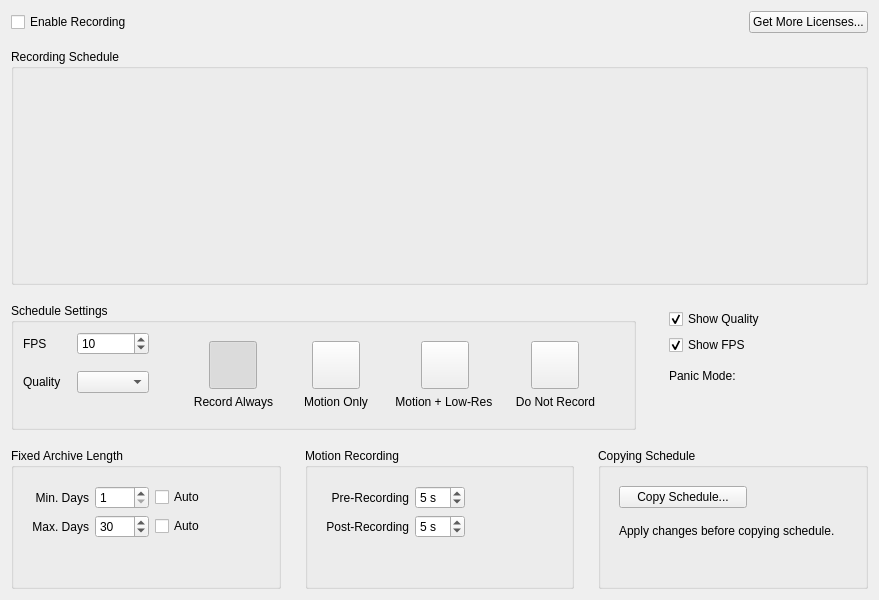
<?xml version="1.0" encoding="UTF-8"?>
<ui version="4.0">
 <class>CameraScheduleWidget</class>
 <widget class="QWidget" name="CameraScheduleWidget">
  <property name="geometry">
   <rect>
    <x>0</x>
    <y>0</y>
    <width>879</width>
    <height>600</height>
   </rect>
  </property>
  <property name="minimumSize">
   <size>
    <width>800</width>
    <height>600</height>
   </size>
  </property>
  <layout class="QVBoxLayout" name="verticalLayout_1" stretch="0,0,1,0,0">
   <item>
    <layout class="QHBoxLayout" name="topButtonsLayout">
     <item>
      <widget class="QCheckBox" name="enableRecordingCheckBox">
       <property name="text">
        <string>Enable Recording</string>
       </property>
       <property name="tristate">
        <bool>true</bool>
       </property>
      </widget>
     </item>
     <item>
      <spacer name="horizontalSpacer">
       <property name="orientation">
        <enum>Qt::Horizontal</enum>
       </property>
       <property name="sizeHint" stdset="0">
        <size>
         <width>40</width>
         <height>20</height>
        </size>
       </property>
      </spacer>
     </item>
     <item>
      <widget class="QPushButton" name="licensesButton">
       <property name="text">
        <string>Get More Licenses...</string>
       </property>
      </widget>
     </item>
    </layout>
   </item>
   <item>
    <widget class="QnLicensesUsageWidget" name="licensesUsageWidget" native="true"/>
   </item>
   <item>
    <layout class="QVBoxLayout" name="recordingScheduleLayout">
     <property name="topMargin">
      <number>4</number>
     </property>
     <item>
      <widget class="QGroupBox" name="scheduleGridGroupBox">
       <property name="title">
        <string>Recording Schedule</string>
       </property>
       <property name="flat">
        <bool>true</bool>
       </property>
       <layout class="QVBoxLayout" name="scheduleGridLayout">
        <property name="topMargin">
         <number>12</number>
        </property>
        <item>
         <widget class="QnScheduleGridWidget" name="gridWidget" native="true">
          <property name="enabled">
           <bool>true</bool>
          </property>
          <property name="sizePolicy">
           <sizepolicy hsizetype="MinimumExpanding" vsizetype="MinimumExpanding">
            <horstretch>0</horstretch>
            <verstretch>0</verstretch>
           </sizepolicy>
          </property>
         </widget>
        </item>
       </layout>
      </widget>
     </item>
    </layout>
   </item>
   <item>
    <layout class="QHBoxLayout" name="scheduleSettingsLayout" stretch="3,1">
     <property name="spacing">
      <number>24</number>
     </property>
     <property name="topMargin">
      <number>12</number>
     </property>
     <item>
      <widget class="QGroupBox" name="settingsGroupBox">
       <property name="title">
        <string>Schedule Settings</string>
       </property>
       <layout class="QHBoxLayout" name="horizontalLayout" stretch="0,1">
        <property name="spacing">
         <number>16</number>
        </property>
        <item>
         <layout class="QFormLayout" name="formLayout">
          <property name="fieldGrowthPolicy">
           <enum>QFormLayout::AllNonFixedFieldsGrow</enum>
          </property>
          <item row="0" column="0">
           <widget class="QLabel" name="label">
            <property name="text">
             <string>FPS</string>
            </property>
           </widget>
          </item>
          <item row="0" column="1">
           <widget class="QSpinBox" name="fpsSpinBox">
            <property name="minimum">
             <number>1</number>
            </property>
            <property name="maximum">
             <number>30</number>
            </property>
            <property name="value">
             <number>10</number>
            </property>
           </widget>
          </item>
          <item row="1" column="0">
           <widget class="QLabel" name="label_2">
            <property name="text">
             <string>Quality</string>
            </property>
           </widget>
          </item>
          <item row="1" column="1">
           <widget class="QComboBox" name="qualityComboBox">
            <property name="currentIndex">
             <number>-1</number>
            </property>
           </widget>
          </item>
          <item row="2" column="0" colspan="2">
           <spacer name="verticalSpacer_2">
            <property name="orientation">
             <enum>Qt::Vertical</enum>
            </property>
            <property name="sizeHint" stdset="0">
             <size>
              <width>0</width>
              <height>0</height>
             </size>
            </property>
           </spacer>
          </item>
         </layout>
        </item>
        <item>
         <widget class="QWidget" name="scheduleSettingsButtons" native="true">
          <property name="sizePolicy">
           <sizepolicy hsizetype="MinimumExpanding" vsizetype="Maximum">
            <horstretch>0</horstretch>
            <verstretch>0</verstretch>
           </sizepolicy>
          </property>
          <layout class="QVBoxLayout" name="verticalLayout" stretch="1,0">
           <item>
            <layout class="QGridLayout" name="gridLayout" rowstretch="1,0" columnstretch="1,1,1,1">
             <property name="leftMargin">
              <number>16</number>
             </property>
             <property name="rightMargin">
              <number>16</number>
             </property>
             <property name="horizontalSpacing">
              <number>16</number>
             </property>
             <item row="0" column="0">
              <layout class="QHBoxLayout" name="horizontalLayout_5">
               <item>
                <widget class="QnCheckedButton" name="recordAlwaysButton">
                 <property name="minimumSize">
                  <size>
                   <width>48</width>
                   <height>48</height>
                  </size>
                 </property>
                 <property name="maximumSize">
                  <size>
                   <width>48</width>
                   <height>48</height>
                  </size>
                 </property>
                 <property name="text">
                  <string/>
                 </property>
                 <property name="iconSize">
                  <size>
                   <width>48</width>
                   <height>48</height>
                  </size>
                 </property>
                 <property name="checkable">
                  <bool>true</bool>
                 </property>
                 <property name="checked">
                  <bool>true</bool>
                 </property>
                 <property name="autoExclusive">
                  <bool>true</bool>
                 </property>
                 <property name="popupMode">
                  <enum>QToolButton::DelayedPopup</enum>
                 </property>
                 <property name="autoRaise">
                  <bool>false</bool>
                 </property>
                </widget>
               </item>
              </layout>
             </item>
             <item row="0" column="1">
              <layout class="QHBoxLayout" name="horizontalLayout_6">
               <item>
                <widget class="QnCheckedButton" name="recordMotionButton">
                 <property name="minimumSize">
                  <size>
                   <width>48</width>
                   <height>48</height>
                  </size>
                 </property>
                 <property name="maximumSize">
                  <size>
                   <width>48</width>
                   <height>48</height>
                  </size>
                 </property>
                 <property name="text">
                  <string/>
                 </property>
                 <property name="iconSize">
                  <size>
                   <width>48</width>
                   <height>48</height>
                  </size>
                 </property>
                 <property name="checkable">
                  <bool>true</bool>
                 </property>
                 <property name="autoExclusive">
                  <bool>true</bool>
                 </property>
                 <property name="autoRaise">
                  <bool>false</bool>
                 </property>
                </widget>
               </item>
              </layout>
             </item>
             <item row="0" column="2">
              <layout class="QHBoxLayout" name="horizontalLayout_7">
               <item>
                <widget class="QnCheckedButton" name="recordMotionPlusLQButton">
                 <property name="minimumSize">
                  <size>
                   <width>48</width>
                   <height>48</height>
                  </size>
                 </property>
                 <property name="maximumSize">
                  <size>
                   <width>48</width>
                   <height>48</height>
                  </size>
                 </property>
                 <property name="text">
                  <string/>
                 </property>
                 <property name="iconSize">
                  <size>
                   <width>48</width>
                   <height>48</height>
                  </size>
                 </property>
                 <property name="checkable">
                  <bool>true</bool>
                 </property>
                 <property name="autoExclusive">
                  <bool>true</bool>
                 </property>
                 <property name="autoRaise">
                  <bool>false</bool>
                 </property>
                </widget>
               </item>
              </layout>
             </item>
             <item row="0" column="3">
              <layout class="QHBoxLayout" name="horizontalLayout_8">
               <item>
                <widget class="QnCheckedButton" name="noRecordButton">
                 <property name="minimumSize">
                  <size>
                   <width>48</width>
                   <height>48</height>
                  </size>
                 </property>
                 <property name="maximumSize">
                  <size>
                   <width>48</width>
                   <height>48</height>
                  </size>
                 </property>
                 <property name="text">
                  <string/>
                 </property>
                 <property name="iconSize">
                  <size>
                   <width>48</width>
                   <height>48</height>
                  </size>
                 </property>
                 <property name="checkable">
                  <bool>true</bool>
                 </property>
                 <property name="autoExclusive">
                  <bool>true</bool>
                 </property>
                 <property name="autoRaise">
                  <bool>false</bool>
                 </property>
                </widget>
               </item>
              </layout>
             </item>
             <item row="1" column="0">
              <widget class="QLabel" name="label_4">
               <property name="sizePolicy">
                <sizepolicy hsizetype="MinimumExpanding" vsizetype="Preferred">
                 <horstretch>0</horstretch>
                 <verstretch>0</verstretch>
                </sizepolicy>
               </property>
               <property name="minimumSize">
                <size>
                 <width>0</width>
                 <height>0</height>
                </size>
               </property>
               <property name="text">
                <string>Record Always</string>
               </property>
               <property name="textFormat">
                <enum>Qt::AutoText</enum>
               </property>
               <property name="alignment">
                <set>Qt::AlignCenter</set>
               </property>
               <property name="wordWrap">
                <bool>true</bool>
               </property>
              </widget>
             </item>
             <item row="1" column="1">
              <widget class="QLabel" name="labelMotionOnly">
               <property name="sizePolicy">
                <sizepolicy hsizetype="MinimumExpanding" vsizetype="Preferred">
                 <horstretch>0</horstretch>
                 <verstretch>0</verstretch>
                </sizepolicy>
               </property>
               <property name="text">
                <string>Motion Only</string>
               </property>
               <property name="alignment">
                <set>Qt::AlignCenter</set>
               </property>
               <property name="wordWrap">
                <bool>true</bool>
               </property>
              </widget>
             </item>
             <item row="1" column="2">
              <widget class="QLabel" name="labelMotionPlusLQ">
               <property name="sizePolicy">
                <sizepolicy hsizetype="MinimumExpanding" vsizetype="Preferred">
                 <horstretch>0</horstretch>
                 <verstretch>0</verstretch>
                </sizepolicy>
               </property>
               <property name="text">
                <string>Motion + Low-Res </string>
               </property>
               <property name="alignment">
                <set>Qt::AlignCenter</set>
               </property>
               <property name="wordWrap">
                <bool>true</bool>
               </property>
              </widget>
             </item>
             <item row="1" column="3">
              <widget class="QLabel" name="label_8">
               <property name="sizePolicy">
                <sizepolicy hsizetype="MinimumExpanding" vsizetype="Preferred">
                 <horstretch>0</horstretch>
                 <verstretch>0</verstretch>
                </sizepolicy>
               </property>
               <property name="text">
                <string>Do Not Record</string>
               </property>
               <property name="alignment">
                <set>Qt::AlignCenter</set>
               </property>
               <property name="wordWrap">
                <bool>true</bool>
               </property>
              </widget>
             </item>
            </layout>
           </item>
           <item>
            <spacer name="verticalSpacer">
             <property name="orientation">
              <enum>Qt::Vertical</enum>
             </property>
             <property name="sizeHint" stdset="0">
              <size>
               <width>0</width>
               <height>0</height>
              </size>
             </property>
            </spacer>
           </item>
          </layout>
         </widget>
        </item>
       </layout>
      </widget>
     </item>
     <item>
      <widget class="QWidget" name="widget" native="true">
       <property name="minimumSize">
        <size>
         <width>100</width>
         <height>100</height>
        </size>
       </property>
       <layout class="QFormLayout" name="formLayout_4">
        <property name="formAlignment">
         <set>Qt::AlignLeading|Qt::AlignLeft|Qt::AlignTop</set>
        </property>
        <property name="topMargin">
         <number>6</number>
        </property>
        <item row="0" column="0">
         <widget class="QCheckBox" name="displayQualityCheckBox">
          <property name="text">
           <string>Show Quality</string>
          </property>
          <property name="checked">
           <bool>true</bool>
          </property>
         </widget>
        </item>
        <item row="1" column="0">
         <widget class="QCheckBox" name="displayFpsCheckBox">
          <property name="text">
           <string>Show FPS</string>
          </property>
          <property name="checked">
           <bool>true</bool>
          </property>
         </widget>
        </item>
        <item row="2" column="0" colspan="2">
         <layout class="QHBoxLayout" name="horizontalLayout_13" stretch="0,1">
          <property name="spacing">
           <number>0</number>
          </property>
          <property name="topMargin">
           <number>8</number>
          </property>
          <item>
           <widget class="QLabel" name="panicModeTitleLabel">
            <property name="text">
             <string>Panic Mode: </string>
            </property>
           </widget>
          </item>
          <item>
           <widget class="QLabel" name="panicModeLabel"/>
          </item>
         </layout>
        </item>
        <item row="3" column="0" colspan="2">
         <spacer name="verticalSpacer_3">
          <property name="orientation">
           <enum>Qt::Vertical</enum>
          </property>
          <property name="sizeHint" stdset="0">
           <size>
            <width>0</width>
            <height>0</height>
           </size>
          </property>
         </spacer>
        </item>
       </layout>
      </widget>
     </item>
    </layout>
   </item>
   <item>
    <layout class="QHBoxLayout" name="bottomParametersLayout">
     <property name="spacing">
      <number>24</number>
     </property>
     <property name="topMargin">
      <number>12</number>
     </property>
     <property name="bottomMargin">
      <number>0</number>
     </property>
     <item>
      <widget class="QGroupBox" name="archiveGroupBox">
       <property name="title">
        <string>Fixed Archive Length</string>
       </property>
       <property name="flat">
        <bool>true</bool>
       </property>
       <layout class="QVBoxLayout" name="verticalLayout_2">
        <property name="spacing">
         <number>16</number>
        </property>
        <item>
         <widget class="QWidget" name="widget_2" native="true">
          <property name="sizePolicy">
           <sizepolicy hsizetype="Maximum" vsizetype="Maximum">
            <horstretch>0</horstretch>
            <verstretch>0</verstretch>
           </sizepolicy>
          </property>
          <layout class="QGridLayout" name="gridLayout_3">
           <item row="0" column="0">
            <widget class="QLabel" name="label_7">
             <property name="text">
              <string>Min. Days</string>
             </property>
             <property name="alignment">
              <set>Qt::AlignRight|Qt::AlignTrailing|Qt::AlignVCenter</set>
             </property>
            </widget>
           </item>
           <item row="0" column="1">
            <widget class="QSpinBox" name="spinBoxMinDays">
             <property name="minimum">
              <number>1</number>
             </property>
             <property name="maximum">
              <number>1000</number>
             </property>
            </widget>
           </item>
           <item row="0" column="2">
            <widget class="QCheckBox" name="checkBoxMinArchive">
             <property name="sizePolicy">
              <sizepolicy hsizetype="Preferred" vsizetype="Fixed">
               <horstretch>0</horstretch>
               <verstretch>0</verstretch>
              </sizepolicy>
             </property>
             <property name="text">
              <string>Auto</string>
             </property>
            </widget>
           </item>
           <item row="1" column="0">
            <widget class="QLabel" name="label_6">
             <property name="text">
              <string>Max. Days</string>
             </property>
             <property name="alignment">
              <set>Qt::AlignRight|Qt::AlignTrailing|Qt::AlignVCenter</set>
             </property>
            </widget>
           </item>
           <item row="1" column="1">
            <widget class="QSpinBox" name="spinBoxMaxDays">
             <property name="minimum">
              <number>1</number>
             </property>
             <property name="maximum">
              <number>9999</number>
             </property>
             <property name="value">
              <number>30</number>
             </property>
            </widget>
           </item>
           <item row="1" column="2">
            <widget class="QCheckBox" name="checkBoxMaxArchive">
             <property name="sizePolicy">
              <sizepolicy hsizetype="Preferred" vsizetype="Fixed">
               <horstretch>0</horstretch>
               <verstretch>0</verstretch>
              </sizepolicy>
             </property>
             <property name="text">
              <string>Auto</string>
             </property>
            </widget>
           </item>
          </layout>
         </widget>
        </item>
        <item>
         <widget class="QLabel" name="minArchiveDaysWarningLabel">
          <property name="text">
           <string notr="true">&lt;High minimum value can lead to archive length decrease on other cameras.&gt;</string>
          </property>
          <property name="alignment">
           <set>Qt::AlignLeading|Qt::AlignLeft|Qt::AlignTop</set>
          </property>
          <property name="wordWrap">
           <bool>true</bool>
          </property>
         </widget>
        </item>
       </layout>
      </widget>
     </item>
     <item>
      <widget class="QGroupBox" name="motionGroupBox">
       <property name="title">
        <string>Motion Recording</string>
       </property>
       <property name="flat">
        <bool>true</bool>
       </property>
       <layout class="QVBoxLayout" name="verticalLayout_3">
        <item>
         <widget class="QWidget" name="widget_3" native="true">
          <property name="sizePolicy">
           <sizepolicy hsizetype="Maximum" vsizetype="Maximum">
            <horstretch>0</horstretch>
            <verstretch>0</verstretch>
           </sizepolicy>
          </property>
          <layout class="QGridLayout" name="gridLayout_2">
           <item row="0" column="0">
            <widget class="QLabel" name="label_9">
             <property name="text">
              <string>Pre-Recording</string>
             </property>
             <property name="alignment">
              <set>Qt::AlignRight|Qt::AlignTrailing|Qt::AlignVCenter</set>
             </property>
            </widget>
           </item>
           <item row="0" column="1">
            <widget class="QSpinBox" name="recordBeforeSpinBox">
             <property name="suffix">
              <string extracomment="Short for &quot;seconds&quot;"> s</string>
             </property>
             <property name="minimum">
              <number>3</number>
             </property>
             <property name="maximum">
              <number>20</number>
             </property>
             <property name="value">
              <number>5</number>
             </property>
            </widget>
           </item>
           <item row="1" column="0">
            <widget class="QLabel" name="label_10">
             <property name="text">
              <string>Post-Recording</string>
             </property>
             <property name="alignment">
              <set>Qt::AlignRight|Qt::AlignTrailing|Qt::AlignVCenter</set>
             </property>
            </widget>
           </item>
           <item row="1" column="1">
            <widget class="QSpinBox" name="recordAfterSpinBox">
             <property name="suffix">
              <string extracomment="Short for &quot;seconds&quot;"> s</string>
             </property>
             <property name="minimum">
              <number>3</number>
             </property>
             <property name="maximum">
              <number>20</number>
             </property>
             <property name="value">
              <number>5</number>
             </property>
            </widget>
           </item>
          </layout>
         </widget>
        </item>
        <item>
         <spacer name="verticalSpacer_5">
          <property name="orientation">
           <enum>Qt::Vertical</enum>
          </property>
          <property name="sizeHint" stdset="0">
           <size>
            <width>0</width>
            <height>0</height>
           </size>
          </property>
         </spacer>
        </item>
       </layout>
      </widget>
     </item>
     <item>
      <widget class="QGroupBox" name="copyScheduleGroupBox">
       <property name="title">
        <string>Copying Schedule</string>
       </property>
       <property name="flat">
        <bool>true</bool>
       </property>
       <layout class="QVBoxLayout" name="verticalLayout_5" stretch="0,1">
        <item>
         <widget class="QWidget" name="widget_4" native="true">
          <property name="sizePolicy">
           <sizepolicy hsizetype="Preferred" vsizetype="Maximum">
            <horstretch>0</horstretch>
            <verstretch>0</verstretch>
           </sizepolicy>
          </property>
          <layout class="QVBoxLayout" name="verticalLayout_4">
           <property name="spacing">
            <number>16</number>
           </property>
           <item>
            <widget class="QPushButton" name="exportScheduleButton">
             <property name="maximumSize">
              <size>
               <width>128</width>
               <height>16777215</height>
              </size>
             </property>
             <property name="text">
              <string>Copy Schedule...</string>
             </property>
            </widget>
           </item>
           <item>
            <widget class="QLabel" name="exportWarningLabel">
             <property name="text">
              <string>Apply changes before copying schedule.</string>
             </property>
             <property name="wordWrap">
              <bool>true</bool>
             </property>
            </widget>
           </item>
          </layout>
         </widget>
        </item>
        <item>
         <spacer name="verticalSpacer_4">
          <property name="orientation">
           <enum>Qt::Vertical</enum>
          </property>
          <property name="sizeHint" stdset="0">
           <size>
            <width>0</width>
            <height>0</height>
           </size>
          </property>
         </spacer>
        </item>
       </layout>
      </widget>
     </item>
    </layout>
   </item>
  </layout>
 </widget>
 <customwidgets>
  <customwidget>
   <class>QnScheduleGridWidget</class>
   <extends>QWidget</extends>
   <header>ui/widgets/properties/schedule_grid_widget.h</header>
   <container>1</container>
  </customwidget>
  <customwidget>
   <class>QnCheckedButton</class>
   <extends>QToolButton</extends>
   <header location="global">ui/widgets/common/checked_button.h</header>
  </customwidget>
  <customwidget>
   <class>QnLicensesUsageWidget</class>
   <extends>QWidget</extends>
   <header location="global">ui/widgets/licensing/licenses_usage_widget.h</header>
   <container>1</container>
  </customwidget>
 </customwidgets>
 <tabstops>
  <tabstop>enableRecordingCheckBox</tabstop>
  <tabstop>licensesButton</tabstop>
  <tabstop>fpsSpinBox</tabstop>
  <tabstop>qualityComboBox</tabstop>
  <tabstop>recordAlwaysButton</tabstop>
  <tabstop>recordMotionButton</tabstop>
  <tabstop>recordMotionPlusLQButton</tabstop>
  <tabstop>noRecordButton</tabstop>
  <tabstop>displayQualityCheckBox</tabstop>
  <tabstop>displayFpsCheckBox</tabstop>
  <tabstop>spinBoxMinDays</tabstop>
  <tabstop>checkBoxMinArchive</tabstop>
  <tabstop>spinBoxMaxDays</tabstop>
  <tabstop>checkBoxMaxArchive</tabstop>
  <tabstop>recordBeforeSpinBox</tabstop>
  <tabstop>recordAfterSpinBox</tabstop>
  <tabstop>exportScheduleButton</tabstop>
 </tabstops>
 <resources/>
 <connections/>
 <slots>
  <slot>doNotChangeStateChanged(int)</slot>
 </slots>
</ui>
